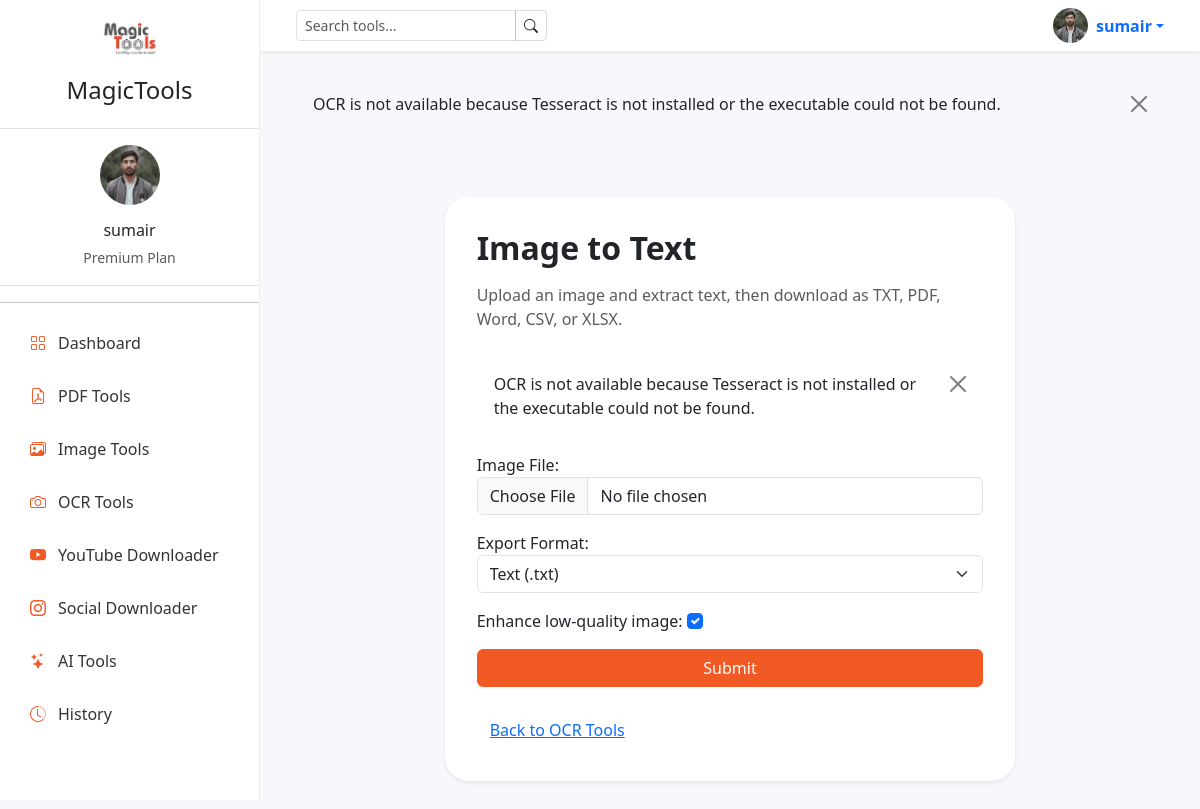
Page /ocr/image-to-text/ (signed in) on the committed database.
### accounts/models.py (models this page shows, shortened)
class Profile(models.Model):
    user = models.OneToOneField(
        User,
        on_delete=models.CASCADE
    )
    profile_image = models.ImageField(
        upload_to='profiles/',
        blank=True,
        null=True
    )
    is_premium = models.BooleanField(
        default=False
    )

### ocr_tools/views.py (the view, shortened to what this page needs)
# urls.py: path('image-to-text/', image_to_text, name='image_to_text'),
def image_to_text(request):
    form = OCRImageForm(request.POST or None, request.FILES or None)
    tesseract_cmd = _resolve_tesseract_cmd()
    ocr_available = pytesseract is not None and tesseract_cmd is not None
    if not ocr_available:
        messages.error(request, 'OCR is not available because Tesseract is not installed or the executable could not be found.')
    return render(request, 'ocr_tools/tool_form.html', {
        'tool_name': 'Image to Text',
        'tool_description': 'Upload an image and extract text, then download as TXT, PDF, Word, CSV, or XLSX.',
        'form': form,
    })

### ocr_tools/forms.py
class OCRImageForm(forms.Form):
    image_file = forms.FileField(
        label='Image File',
        widget=forms.FileInput(
            attrs={
                'accept': 'image/*',
                'class': 'form-control',
            }
        )
    )
    output_format = forms.ChoiceField(
        label='Export Format',
        choices=[
            ('txt', 'Text (.txt)'),
            ('pdf', 'PDF (.pdf)'),
            ('word', 'Word (.docx)'),
            ('csv', 'CSV (.csv)'),
            ('xlsx', 'Excel (.xlsx)'),
        ],
        initial='txt',
        widget=forms.Select(
            attrs={
                'class': 'form-select',
            }
        )
    )
    enhance_low_quality = forms.BooleanField(
        label='Enhance low-quality image',
        required=False,
        initial=True,
        widget=forms.CheckboxInput(
            attrs={
                'class': 'form-check-input',
            }
        )
    )

### accounts/context_processors.py (called while the page is built)
def user_profile(request):
    if request.user.is_authenticated:
        profile, _ = Profile.objects.get_or_create(user=request.user)
        return {'user_profile': profile}
    return {}

### ocr_tools/views.py (called while the page is built)
def _resolve_tesseract_cmd():
    if not pytesseract:
        return None
    explicit_cmd = getattr(settings, 'TESSERACT_CMD', None)
    if explicit_cmd:
        return explicit_cmd
    path = shutil.which('tesseract')
    if path:
        return path
    windows_candidates = [
        r"C:\Program Files\Tesseract-OCR\tesseract.exe",
        r"C:\Program Files (x86)\Tesseract-OCR\tesseract.exe",
    ]
    for candidate in windows_candidates:
        if os.path.exists(candidate):
            return candidate
    return None

### templates/ocr_tools/tool_form.html (shortened to what this page needs)
{% extends 'base.html' %}
{% block content %}
<div class="container py-5">
    <div class="row justify-content-center">
        <div class="col-lg-8">
            <div class="card shadow-sm border-0 form-card">
                <div class="card-body">
                    <h2 class="fw-bold mb-3 text-dark">{{ tool_name }}</h2>
                    <p class="text-muted mb-4">{{ tool_description }}</p>
                    {% if messages %}
                        <div class="mb-3">
                            {% for message in messages %}
                                <div class="alert alert-{{ message.tags }} alert-dismissible fade show" role="alert">
                                    {{ message }}
                                    <button type="button" class="btn-close" data-bs-dismiss="alert" aria-label="Close"></button>
                                </div>
                            {% endfor %}
                        </div>
                    {% endif %}
                    <form method="post" enctype="multipart/form-data">
                        {% for field in form %}
                            <div class="mb-3">
                                {{ field.label_tag }}
                                {{ field }}
                            </div>
                        {% endfor %}
                        <button type="submit" class="btn btn-primary w-100">Submit</button>
                    </form>
                    <a href="{% url 'ocr_home' %}" class="btn btn-link mt-4">Back to OCR Tools</a>
                </div>
            </div>
        </div>
    </div>
</div>
{% endblock %}

### templates/includes/sidebar.html
{% load static %}
<div class="sidebar">
    <div class="p-3 text-center">
        <a href="{% url 'dashboard' %}" class="d-inline-block mb-2">
            <img src="{% static 'img/logo.png' %}"
                 width="60"
                 height="60"
                 class="img-fluid"
                 alt="MagicTools logo">
        </a>
        <h4 class="mt-2">MagicTools</h4>
    </div>
    {% if request.user.is_authenticated %}
        <div class="p-3 text-center border-top border-bottom mb-3">
            <a href="{% url 'profile' %}" class="d-inline-block mb-2">
                {% if user_profile.profile_image %}
                    <img src="{{ user_profile.profile_image.url }}"
                         width="60"
                         height="60"
                         class="rounded-circle"
                         alt="Profile image">
                {% else %}
                    <div class="rounded-circle bg-secondary text-white d-inline-flex align-items-center justify-content-center"
                         style="width:60px;height:60px;">
                        <i class="bi bi-person-fill"></i>
                    </div>
                {% endif %}
            </a>
            <h6 class="mt-2 mb-1">{{ request.user.username }}</h6>
            <small class="text-muted">
                {{ user_profile.is_premium|yesno:'Premium,Free' }} Plan
            </small>
        </div>
    {% endif %}
    <hr>
    <a href="{% url 'dashboard' %}" class="sidebar-link">
        <i class="bi bi-grid"></i>
        Dashboard
    </a>
    <a href="{% url 'pdf_home' %}" class="sidebar-link">
        <i class="bi bi-file-earmark-pdf"></i>
        PDF Tools
    </a>
    <a href="{% url 'image_home' %}" class="sidebar-link">
        <i class="bi bi-images"></i>
        Image Tools
    </a>
    <a href="{% url 'ocr_home' %}" class="sidebar-link">
        <i class="bi bi-camera"></i>
        OCR Tools
    </a>
    <a href="{% url 'video_home' %}" class="sidebar-link">
        <i class="bi bi-youtube"></i>
        YouTube Downloader
    </a>
    <a href="{% url 'social_downloader' %}" class="sidebar-link">
        <i class="bi bi-instagram"></i>
        Social Downloader
    </a>
    <a href="{% url 'ai_home' %}" class="sidebar-link">
        <i class="bi bi-stars"></i>
        AI Tools
    </a>
    <a href="{% url 'history' %}" class="sidebar-link">
        <i class="bi bi-clock-history"></i>
        History
    </a>
</div>

### templates/includes/navbar.html (shortened to what this page needs)
{% load static %}
<nav class="navbar bg-white shadow-sm px-4">
    <div class="container-fluid">
        <form class="d-flex align-items-center me-auto" action="{% url 'search' %}" method="get">
            <div class="input-group input-group-sm">
                <input class="form-control" type="search" name="q" placeholder="Search tools..." aria-label="Search" required>
                <button class="btn btn-outline-secondary" type="submit">
                    <i class="bi bi-search"></i>
                </button>
            </div>
        </form>
        <div class="d-flex align-items-center">
            <div class="dropdown">
                <a class="d-flex align-items-center text-decoration-none dropdown-toggle"
                   href="#"
                   role="button"
                   data-bs-toggle="dropdown">
                    {% if user_profile.profile_image %}
                        <img src="{{ user_profile.profile_image.url }}"
                             width="35"
                             height="35"
                             class="rounded-circle me-2"
                             alt="profile">
                    {% else %}
                        <img src="{% static 'img/default-profile.png' %}"
                             width="35"
                             height="35"
                             class="rounded-circle me-2"
                             alt="profile">
                    {% endif %}
                    <span class="fw-semibold">
                        {{ request.user.username }}
                    </span>
                </a>
            </div>
        </div>
    </div>
</nav>

### static/css/style.css (style rules this page uses)
body { background: #f7f8fc; min-height: 100vh; }
.sidebar { position: fixed; left: 0; top: 0; width: 260px; height: 100vh; background: #ffffff; border-right: 1px solid #eee; overflow-y: auto; transition: all 0.3s ease; z-index: 10; }
.sidebar-link { display: flex; align-items: center; gap: 0.75rem; padding: 12px 20px; text-decoration: none; color: #333; border-radius: 8px; margin: 5px 10px; }
.btn-primary { background: var(--brand-orange); border-color: var(--brand-orange); }
.btn-outline-secondary { color: var(--brand-dark); border-color: rgba(31, 31, 31, 0.15); }
.sidebar-link i, .sidebar-link .bi { color: #f15a24; }
.card.form-card { border-radius: 1.5rem; overflow: hidden; }
.card.form-card .card-body { padding: 2rem; }

### templates/base.html (style rules this page uses)
body { background: #f7f8fc; }

### rows in the picture
Profile: profile_image (picture), is_premium "Premium"

### other values in the picture
{{ request.user.username }} "sumair"
{{ message }} "OCR is not available because Tesseract is not installed or the executable could not be found."
{{ tool_name }} "Image to Text"
{{ tool_description }} "Upload an image and extract text, then download as TXT, PDF, Word, CSV, or XLSX."
{{ field.label_tag }} "Image File:" "Export Format:" "Enhance low-quality image:"
